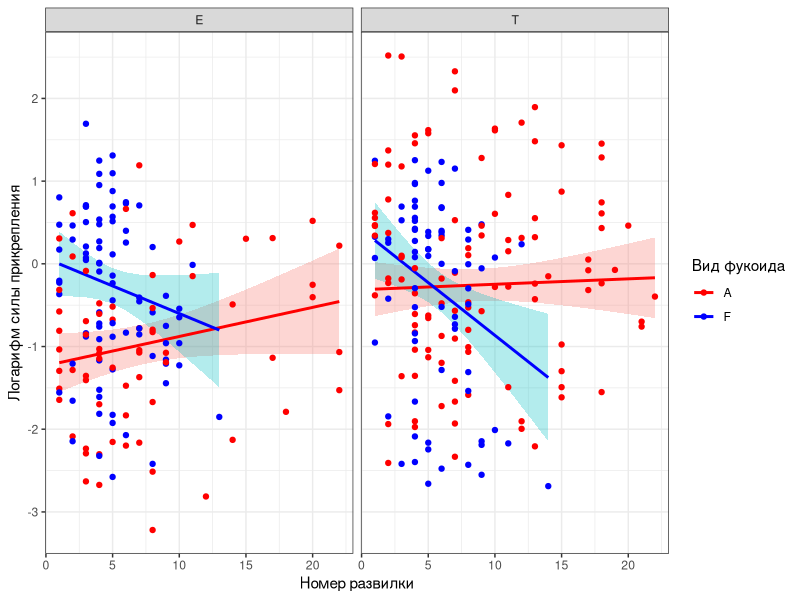

R code for this plot:
## ---- chunk 1
library(knitr)
opts_chunk$set(echo = FALSE, message = FALSE, warning = FALSE)
## ---- chunk 2
library(ggplot2)
## ---- chunk 3
theme_set(theme_bw())
## ---- chunk 4
library(readxl)
library(dplyr)
library(ggplot2)


dinfet <- read_excel("Data/Din Fet 2024.xlsx")

## ---- chunk 5
df <-
dinfet %>% 
  group_by(Branch,Morphotype,F_Sp) %>% 
  summarise(N = n())

library(reshape2)

table <- dcast(data = df,formula = Branch ~ Morphotype + F_Sp)


table[is.na(table)]<-0

kable(table, 
      col.names = c("Номер развилки", "*M.edulis* на *A.nodosum*","*M.edulis* на *F.vesiculosus*","*M.trossulus* на *A.nodosum*","*M.trossulus* на *F.vesiculosus*"), 
      caption = "Таблица 1. Количество особей разных видов мидий, отмеченных на разных развилках двух видов фукоидов.")


## ---- chunk 6
Mod <- lm(log(Force) ~ Branch * Morphotype * F_Sp + Mussel_Weight, data = dinfet)

## ---- chunk 7
library(broom)

  sum_mod <- tidy(Mod)

sum_mod$signif <- c("***",".","***","***","***"," ","*"," "," ")



kable(sum_mod,
      col.names = c("Член модели","Оценка параметра","Стандартная ошибка","t-критерий","P value", ""),
      caption = "Таблица 2. Результаты регрессионного анализа связи между силой прикрепления с номером ветвления (Branch), морфотипом (Morphotype), видом фукоида (F_Sp) и весом (Mussel_Weight).", 
digits = c(NA,2,3,2,4,NA))
## ---- chunk 8

dinfet %>% 
  group_by(F_Sp, Morphotype) %>% 
  do(data.frame(Branch = seq(min(.$Branch), max(.$Branch), 1))) %>% 
  mutate(Mussel_Weight = mean(dinfet$Mussel_Weight)) -> My_data
  

predicted <- predict(Mod, newdata = My_data, se.fit = TRUE)

My_data$Fit <- predicted$fit
My_data$SE <- predicted$se.fit
My_data$Upr <- My_data$Fit + 1.96*My_data$SE 
My_data$Low <- My_data$Fit - 1.96*My_data$SE



ggplot(My_data, aes(x = Branch, y = Fit)) + 
  geom_ribbon(aes(ymin = Low, ymax = Upr, fill = F_Sp), alpha = 0.3) +
  geom_line(aes(color = F_Sp), size = 1) +
  facet_wrap(~Morphotype) +
  scale_color_manual(values = c("red", "blue") )+
  theme_bw() +
  geom_point(data = dinfet, aes(y = log(Force), color = F_Sp)) + 
  labs(x = "Номер развилки", y = "Логарифм силы прикрепления", color = "Вид фукоида")+
  guides(fill = "none")


